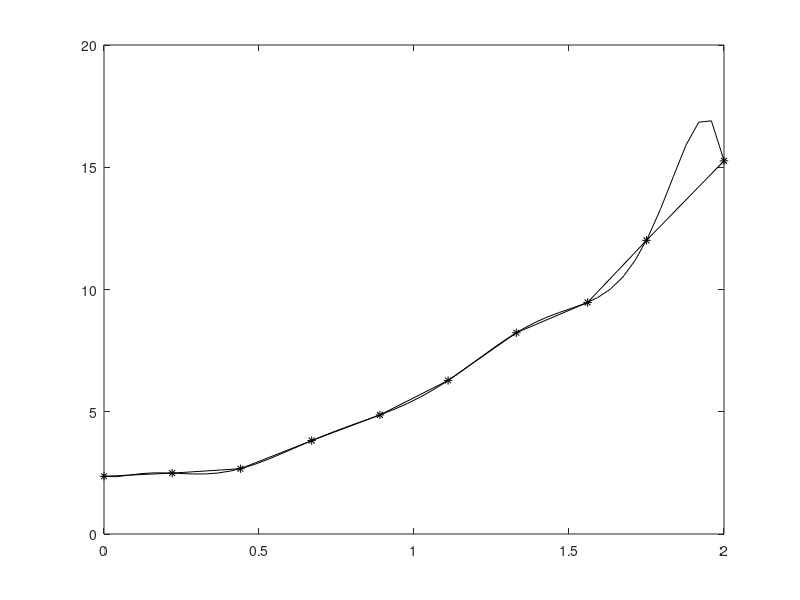

MATLAB code to generate this figure:
experimentalXValues = transpose([0 .22 .44 .67 .89 1.11 1.33 1.56 1.75 2]);
experimentalYValues = transpose([2.36 2.49 2.67 3.82 4.87 6.28 8.23 9.47 12.01 15.26]);
PHI = zeros(9);
y_aproximated =  zeros(1,50);
xPolyNomial = linspace(0,2,50);

for n = 0:9
    A = ones(10, n+1);
    
    for j = 0:n
        A(:,j+1) = experimentalXValues.^(n-j);
    end
    a = inv(transpose(A)*A) * transpose(A)*experimentalYValues;
   
    for j = 1:50
        y_polyNomialParts = zeros(1,n+1);
        for i = 0:n
            y_polyNomialParts(i+1) = a(i+1)*xPolyNomial(j)^(n-i);
        end
        y_aproximated(j) = sum(y_polyNomialParts);
    end
    plot(experimentalXValues,experimentalYValues,'-k*',xPolyNomial, y_aproximated,'-k')

end


 % PHI(n) = sum(x_leastSquares);